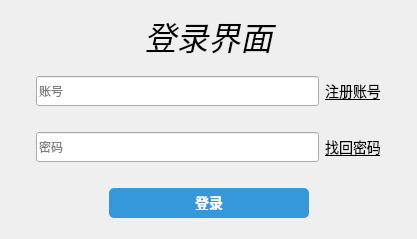
<?xml version="1.0" encoding="UTF-8"?>
<ui version="4.0">
 <class>LoginDlg</class>
 <widget class="QDialog" name="LoginDlg">
  <property name="geometry">
   <rect>
    <x>0</x>
    <y>0</y>
    <width>417</width>
    <height>239</height>
   </rect>
  </property>
  <property name="windowTitle">
   <string>Dialog</string>
  </property>
  <layout class="QVBoxLayout" name="verticalLayout_2">
   <property name="spacing">
    <number>0</number>
   </property>
   <property name="leftMargin">
    <number>0</number>
   </property>
   <property name="topMargin">
    <number>0</number>
   </property>
   <property name="rightMargin">
    <number>0</number>
   </property>
   <property name="bottomMargin">
    <number>0</number>
   </property>
   <item>
    <widget class="QWidget" name="widget_2" native="true">
     <layout class="QVBoxLayout" name="verticalLayout">
      <property name="spacing">
       <number>3</number>
      </property>
      <property name="leftMargin">
       <number>6</number>
      </property>
      <property name="topMargin">
       <number>9</number>
      </property>
      <property name="rightMargin">
       <number>6</number>
      </property>
      <property name="bottomMargin">
       <number>9</number>
      </property>
      <item>
       <widget class="QLabel" name="lab_title">
        <property name="font">
         <font>
          <pointsize>24</pointsize>
          <italic>true</italic>
          <bold>false</bold>
          <underline>false</underline>
         </font>
        </property>
        <property name="text">
         <string>登录界面</string>
        </property>
        <property name="alignment">
         <set>Qt::AlignmentFlag::AlignCenter</set>
        </property>
       </widget>
      </item>
      <item>
       <widget class="QWidget" name="widget_3" native="true">
        <layout class="QHBoxLayout" name="horizontalLayout_2">
         <property name="spacing">
          <number>6</number>
         </property>
         <property name="leftMargin">
          <number>30</number>
         </property>
         <property name="topMargin">
          <number>0</number>
         </property>
         <property name="rightMargin">
          <number>30</number>
         </property>
         <property name="bottomMargin">
          <number>0</number>
         </property>
         <item>
          <widget class="QLineEdit" name="lineedit_name">
           <property name="maximumSize">
            <size>
             <width>16777215</width>
             <height>30</height>
            </size>
           </property>
           <property name="placeholderText">
            <string>账号</string>
           </property>
          </widget>
         </item>
         <item>
          <widget class="QPushButton" name="btn_register">
           <property name="font">
            <font>
             <pointsize>-1</pointsize>
             <underline>true</underline>
            </font>
           </property>
           <property name="styleSheet">
            <string notr="true">	QPushButton {
        background-color: transparent;
        border: none;
		color: rgb(0, 0, 0);
		font-size: 14px;
    }
      QPushButton:hover {
        color:  rgb(0, 0, 255);
    }
    QPushButton:pressed {
        padding-left: 2px;
        padding-top: 2px;
    }</string>
           </property>
           <property name="text">
            <string>注册账号</string>
           </property>
          </widget>
         </item>
        </layout>
       </widget>
      </item>
      <item>
       <widget class="QWidget" name="widget_4" native="true">
        <layout class="QHBoxLayout" name="horizontalLayout_3">
         <property name="spacing">
          <number>6</number>
         </property>
         <property name="leftMargin">
          <number>30</number>
         </property>
         <property name="topMargin">
          <number>0</number>
         </property>
         <property name="rightMargin">
          <number>30</number>
         </property>
         <property name="bottomMargin">
          <number>0</number>
         </property>
         <item>
          <widget class="QLineEdit" name="lineedit_password">
           <property name="maximumSize">
            <size>
             <width>16777215</width>
             <height>30</height>
            </size>
           </property>
           <property name="placeholderText">
            <string>密码</string>
           </property>
          </widget>
         </item>
         <item>
          <widget class="QPushButton" name="btn_change_password">
           <property name="font">
            <font>
             <pointsize>-1</pointsize>
             <underline>true</underline>
            </font>
           </property>
           <property name="focusPolicy">
            <enum>Qt::FocusPolicy::StrongFocus</enum>
           </property>
           <property name="contextMenuPolicy">
            <enum>Qt::ContextMenuPolicy::DefaultContextMenu</enum>
           </property>
           <property name="styleSheet">
            <string notr="true">	QPushButton {
        background-color: transparent;
        border: none;
		color: rgb(0, 0, 0);
		font-size: 14px;
    }
      QPushButton:hover {
        color:  rgb(0, 0, 255);
    }
    QPushButton:pressed {
        padding-left: 2px;
        padding-top: 2px;
    }</string>
           </property>
           <property name="text">
            <string>找回密码</string>
           </property>
           <property name="default">
            <bool>false</bool>
           </property>
           <property name="flat">
            <bool>false</bool>
           </property>
          </widget>
         </item>
        </layout>
       </widget>
      </item>
      <item>
       <widget class="QWidget" name="widget" native="true">
        <layout class="QHBoxLayout" name="horizontalLayout">
         <property name="spacing">
          <number>0</number>
         </property>
         <property name="leftMargin">
          <number>30</number>
         </property>
         <property name="topMargin">
          <number>0</number>
         </property>
         <property name="rightMargin">
          <number>30</number>
         </property>
         <property name="bottomMargin">
          <number>0</number>
         </property>
         <item>
          <spacer name="horizontalSpacer_2">
           <property name="orientation">
            <enum>Qt::Orientation::Horizontal</enum>
           </property>
           <property name="sizeHint" stdset="0">
            <size>
             <width>40</width>
             <height>20</height>
            </size>
           </property>
          </spacer>
         </item>
         <item>
          <widget class="QPushButton" name="btn_login">
           <property name="minimumSize">
            <size>
             <width>200</width>
             <height>0</height>
            </size>
           </property>
           <property name="maximumSize">
            <size>
             <width>16777215</width>
             <height>30</height>
            </size>
           </property>
           <property name="styleSheet">
            <string notr="true">    QPushButton {
        background-color: #3498db;
        color: white;
        border: none;
        border-radius: 5px;
        padding: 8px 16px;
        font-size: 14px;
        font-weight: bold;
   }
    QPushButton:hover {
        background-color: #2980b9;
    }
    QPushButton:pressed {
        background-color: #1f618d;
        padding-left: 10px;
        padding-top: 10px;
    }</string>
           </property>
           <property name="text">
            <string>登录</string>
           </property>
          </widget>
         </item>
         <item>
          <spacer name="horizontalSpacer">
           <property name="orientation">
            <enum>Qt::Orientation::Horizontal</enum>
           </property>
           <property name="sizeHint" stdset="0">
            <size>
             <width>69</width>
             <height>20</height>
            </size>
           </property>
          </spacer>
         </item>
        </layout>
       </widget>
      </item>
     </layout>
    </widget>
   </item>
  </layout>
 </widget>
 <resources/>
 <connections/>
</ui>
